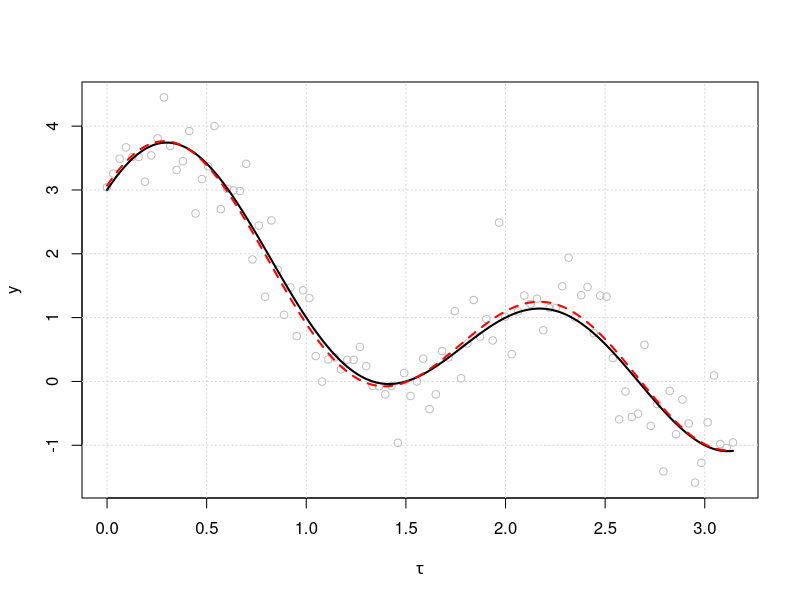
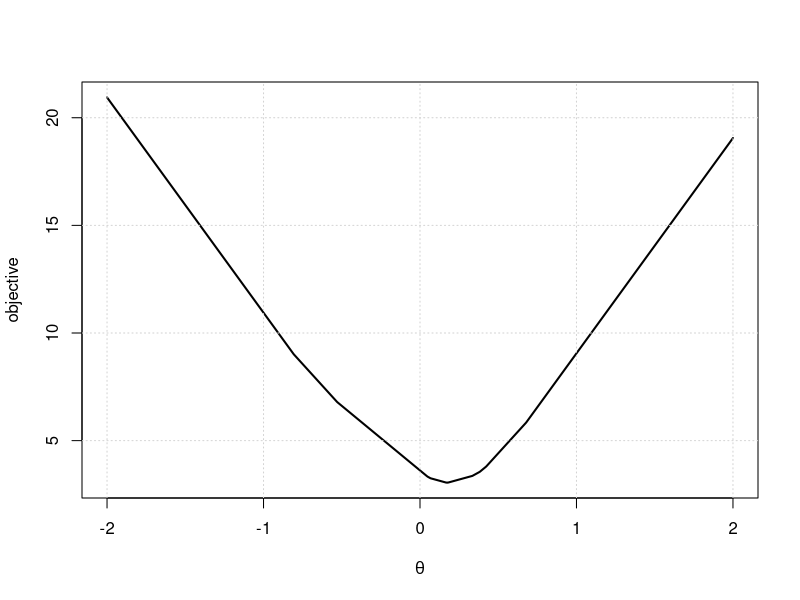
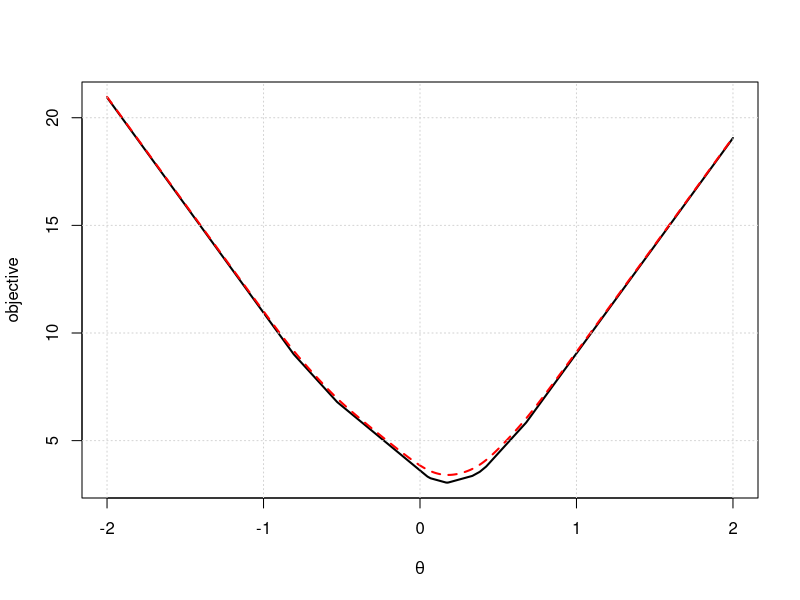
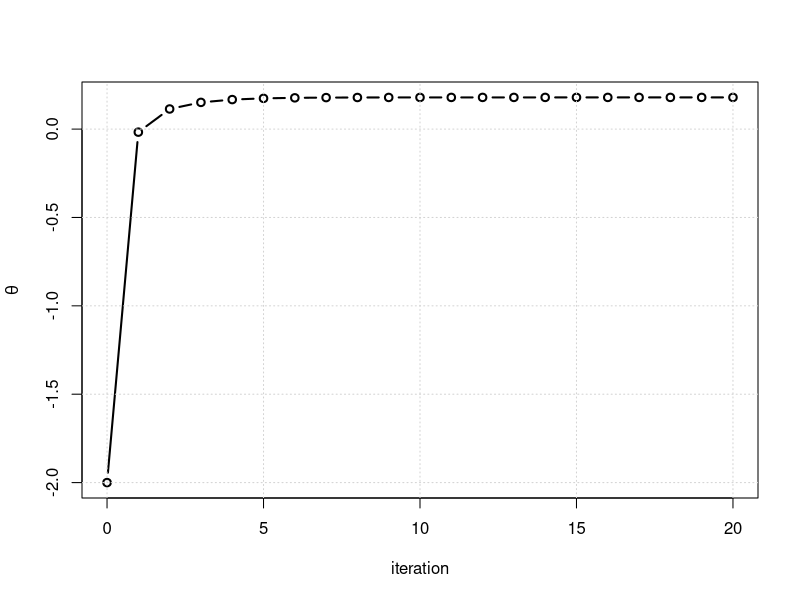
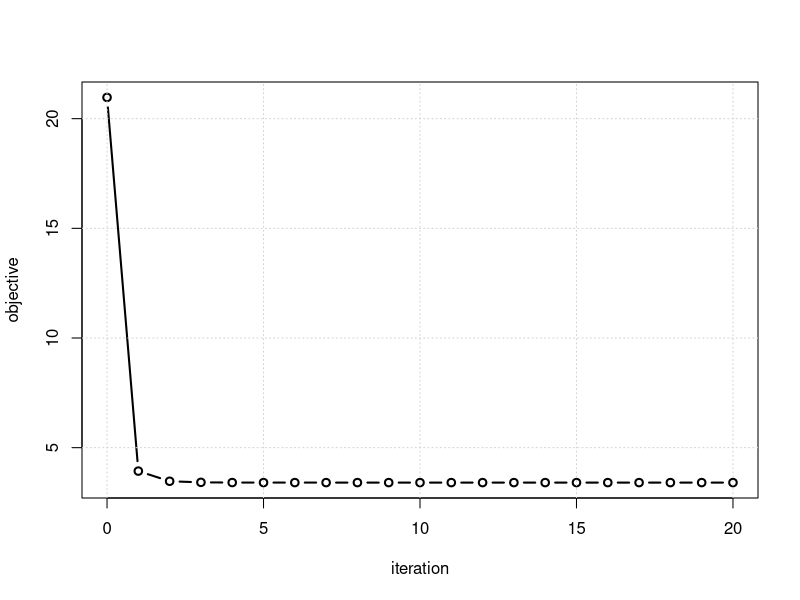
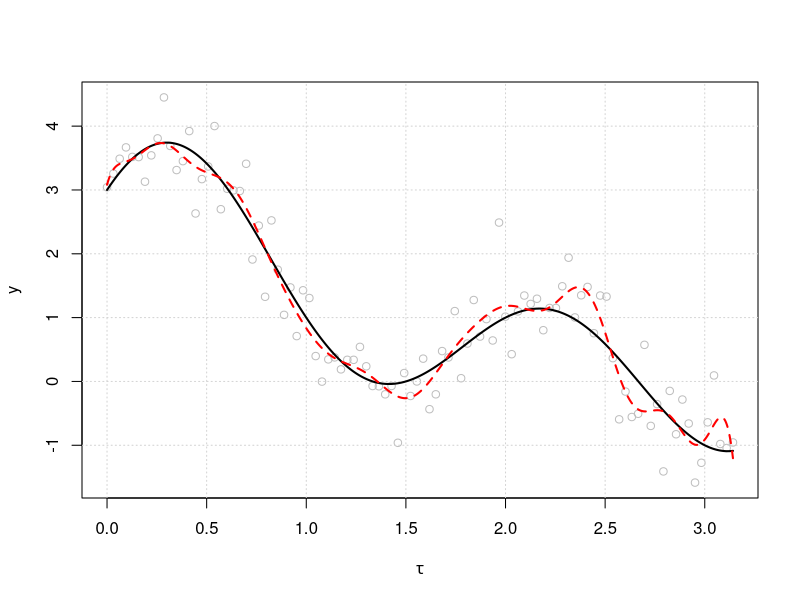
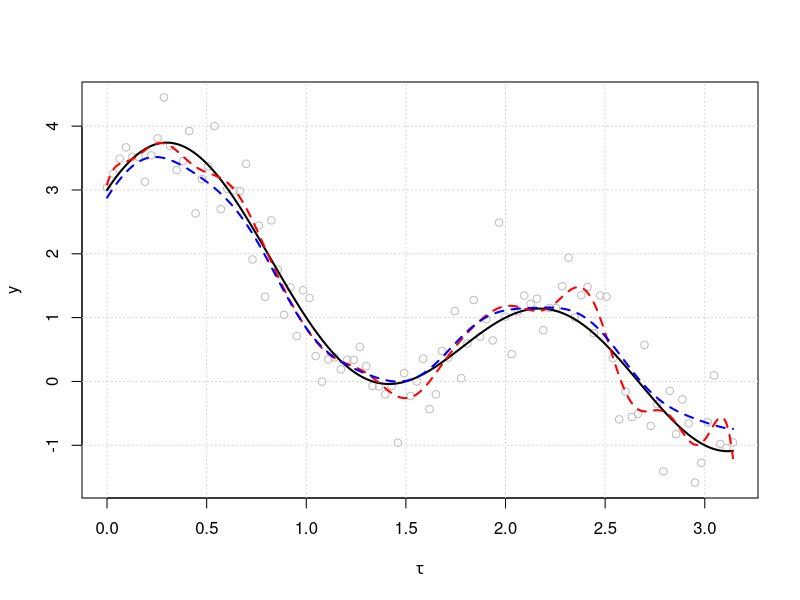
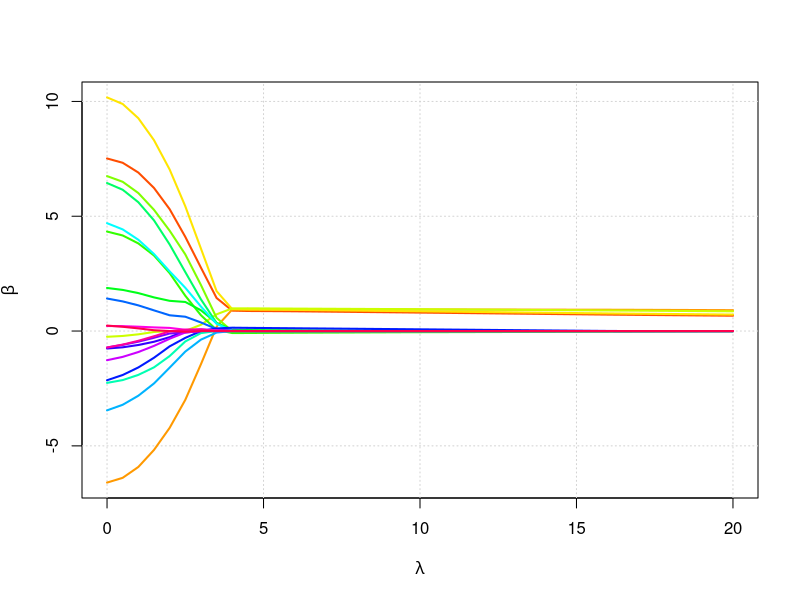

Source code (R) for these figures, in order:
## ---- chunk 1
knitr::opts_chunk$set(echo = TRUE)
## ---- chunk 2
# Set the number n
nn <- 100
# Generate the points
tau <- seq(0,pi,length.out=nn)
## ---- chunk 3
tau
## ---- chunk 4
# Begin by generating a column of 1s
XX <- cbind(rep(1,nn))
# Make a for loop to bind columns with cos and sin values of increasing frequency
for (kk in 1:2) {
  XX <- cbind(XX,sin(pi/2*tau*kk),cos(pi/2*tau*kk))
}
# Inspect the first 5 rows of XX
head(XX)
## ---- chunk 5
# Make theta vector
theta <- matrix(rep(1,5),5,1)
# Set a random seed
set.seed(200)
# Generate the y values
yy <- XX%*%theta + rnorm(nn,0,sqrt(1/4))
## ---- chunk 6
# Compute the ordinary least squares estimate
theta_ols <- solve(t(XX)%*%XX)%*%t(XX)%*%yy
# Inspect the obtained estimates
theta_ols
## ---- chunk 7
# Plot the data points
plot(tau,yy,col='grey',
     xlab=expression(tau),ylab='y')
# Plot a grid in the background
grid()
# Make a dummy tau sequence for your plotting device
dum <- seq(0,pi,length.out = 1000)
# Initialize a vector of alpha (theta[1]) to store the true model values
y_true <- rep(theta[1],1000)
# Add the sin and cos values to your model
for (kk in 1:2) {
  y_true <- y_true + theta[2*kk]*sin(pi/2*dum*kk) + theta[2*kk+1]*cos(pi/2*dum*kk)
}
# Plot the true curve on top of your points, in black
lines(dum,y_true,col='black',lwd=2)
# Initialize a vector of alpha* (theta_ols[1]) to store the ols model values
y_ols <- rep(theta_ols[1],1000)
# Add the sin and cos values to your model
for (kk in 1:2) {
  y_ols <- y_ols + theta_ols[2*kk]*sin(pi/2*dum*kk) + theta_ols[2*kk+1]*cos(pi/2*dum*kk)
}
# Plot the fitted curve on top of your points, in red
lines(dum,y_ols,col='red',lwd=2,lty=2)
## ---- chunk 8
# Set the number of observations to generate
nn <- 10
# Set a random seed
set.seed(200)
# Generate the uniformly distributed
yy <- 2*runif(nn)-1
## ---- chunk 9
# Make a dummy y sequence for your plotting device
dum <- seq(-2,2,length.out = 1000)
# Make a function that computes the objective value for any value of theta
objective <- function(theta) {
  sum(abs(yy-theta))
}
# Evaluate the objective function at each value of dum and store it in ff
ff <- sapply(dum,objective)
# Plot the objective function against the dummy sequence
plot(dum,ff,type='l',lwd=2,
     xlab=expression(theta),ylab='objective')
grid()
## ---- chunk 10
# Plot the objective function again
plot(dum,ff,type='l',lwd=2,
     xlab=expression(theta),ylab='objective')
# Set the value of epsilon
epsilon <- 0.01
# Make a function that computes the approximate objective value for any value of theta
approx_obj <- function(theta) {
  sum(sqrt((yy-theta)^2+epsilon))
}
# Evaluate the approximate objective function at each value of dum and store it in ff_eps
ff_eps <- sapply(dum,approx_obj)
# Plot the approximate objective function, in red
lines(dum,ff_eps,col='red',lwd=2,lty=2)
grid()
## ---- chunk 11
# Initialize the solution sequence with a theta^(0)=-2
theta_seq <- c(-2)
# Initialize the approximate objective sequence with the value evaluated at theta = -2
obj_seq <- c(approx_obj(-2))
# Set the number of iterations R
RR <- 20
# Begin the MM algorithm loop
for (rr in 2:(RR+1)) {
  # Compute the vector of weights
  ww <- 1/sqrt((yy-theta_seq[rr-1])^2+epsilon)
  # Compute the MM algorithm solution at the current iteration
  theta_seq[rr] <- sum(ww*yy)/sum(ww)
  # Compute the current approximate objective value
  obj_seq[rr] <- approx_obj(theta_seq[rr])
}
# Plot the solution sequence
plot(0:RR,theta_seq,type='b',lwd=2,cex=1,
     xlab='iteration',ylab=expression(theta))
grid()
# Plot the approximate objective value sequence
plot(0:RR,obj_seq,type='b',lwd=2,cex=1,
     xlab='iteration',ylab='objective')
grid()
## ---- chunk 12
# Print the final MM algorithm solution
theta_seq[RR+1]
# Compute the median using the function in R
median(yy)
## ---- chunk 13
# Set the number n
nn <- 100
# Generate the points
tau <- seq(0,pi,length.out=nn)
## ---- chunk 14
# Begin by generating a column of 1s
XX <- cbind(rep(1,nn))
# Set K
KK <- 10
# Make a for loop to bind columns with cos and sin values of increasing frequency
for (kk in 1:KK) {
  XX <- cbind(XX,sin(pi/2*tau*kk),cos(pi/2*tau*kk))
}
## ---- chunk 15
# Make theta vector
theta <- matrix(c(rep(1,5),rep(0,2*KK-4)),2*KK+1,1)
# Set a random seed
set.seed(200)
# Generate the y values
yy <- XX%*%theta + rnorm(nn,0,sqrt(1/4))
## ---- chunk 16
# Compute the ordinary least squares estimate
theta_ols <- solve(t(XX)%*%XX)%*%t(XX)%*%yy
# Inspect the obtained estimates
theta_ols
## ---- chunk 17
# Plot the data points
plot(tau,yy,col='grey',
     xlab=expression(tau),ylab='y')
# Plot a grid in the background
grid()
# Make a dummy tau sequence for your plotting device
dum <- seq(0,pi,length.out = 1000)
# Initialize a vector of alpha (theta[1]) to store the true model values
y_true <- rep(theta[1],1000)
# Add the sin and cos values to your model
for (kk in 1:KK) {
  y_true <- y_true + theta[2*kk]*sin(pi/2*dum*kk) + theta[2*kk+1]*cos(pi/2*dum*kk)
}
# Plot the true curve on top of your points, in black
lines(dum,y_true,col='black',lwd=2)
# Initialize a vector of alpha* (theta_ols[1]) to store the ols model values
y_ols <- rep(theta_ols[1],1000)
# Add the sin and cos values to your model
for (kk in 1:KK) {
  y_ols <- y_ols + theta_ols[2*kk]*sin(pi/2*dum*kk) + theta_ols[2*kk+1]*cos(pi/2*dum*kk)
}
# Plot the fitted curve on top of your points, in red
lines(dum,y_ols,col='red',lwd=2,lty=2)
## ---- chunk 18
# Set the number of iterations R
RR <- 2000
# Set lambda
lambda <- 10
# Get the dimensionality of the vector theta
DD <- length(theta)
# Create a function that takes a (r-1)th iteration estimate and computes the rth MM iteration
MM_step <- function(theta) {
  # Make a dummy vector to store the output
  output <- c()
  # Compute the inner product t(theta)*bar{x}_i for each i and store in a vector
  inner_prod <- XX%*%matrix(theta,length(theta),1)
  # Compute the update for coordinate j=1
  output[1] <- theta[1] + sum(XX[,1]*(yy-inner_prod))/(DD*sum(XX[,1]^2))
  # Begin a loop to compute the updates for j>2
  for (jj in 2:DD) {
    # Compute a_j
    aa <- theta[jj] + sum(XX[,jj]*(yy-inner_prod))/(DD*sum(XX[,jj]^2))
    # Compute b_j
    bb <- (lambda/2)/(DD*sum(XX[,jj]^2))
    # Compute the update for theta_j
    if (aa < -bb) {
      output[jj] <- aa + bb
    }
    if (abs(aa) <= bb) {
      output[jj] <- 0
    }
    if (aa > bb) {
      output[jj] <- aa - bb
    }
  }
  # Return output from the function
  return(output)
}
# Initialize the algorithm with the ordinary least squares estimates
theta_lasso <- theta_ols
# Run the algorithm for R iterations
for (rr in 1:RR) {
  theta_lasso <- MM_step(theta_lasso)
}
# Print the output
theta_lasso
## ---- chunk 19
# Plot the data points
plot(tau,yy,col='grey',
     xlab=expression(tau),ylab='y')
# Plot a grid in the background
grid()
# Make a dummy tau sequence for your plotting device
dum <- seq(0,pi,length.out = 1000)
# Initialize a vector of alpha (theta[1]) to store the true model values
y_true <- rep(theta[1],1000)
# Add the sin and cos values to your model
for (kk in 1:KK) {
  y_true <- y_true + theta[2*kk]*sin(pi/2*dum*kk) + theta[2*kk+1]*cos(pi/2*dum*kk)
}
# Plot the true curve on top of your points, in black
lines(dum,y_true,col='black',lwd=2)
# Initialize a vector of alpha* (theta_ols[1]) to store the ols model values
y_ols <- rep(theta_ols[1],1000)
# Add the sin and cos values to your model
for (kk in 1:KK) {
  y_ols <- y_ols + theta_ols[2*kk]*sin(pi/2*dum*kk) + theta_ols[2*kk+1]*cos(pi/2*dum*kk)
}
# Plot the fitted curve on top of your points, in red
lines(dum,y_ols,col='red',lwd=2,lty=2)
# Initialize a vector of alpha^lasso (theta_lasso[1]) to store the LASSO model values
y_lasso <- rep(theta_lasso[1],1000)
# Add the sin and cos values to your model
for (kk in 1:KK) {
  y_lasso <- y_lasso + theta_lasso[2*kk]*sin(pi/2*dum*kk) + theta_lasso[2*kk+1]*cos(pi/2*dum*kk)
}
# Plot the fitted curve on top of your points, in blue
lines(dum,y_lasso,col='blue',lwd=2,lty=2)
## ---- chunk 20
# Initialize the lambda sequence
lambda_seq <- seq(0,20,by=0.5)
# Initalize a matrix for storing the LASSO solution for each lambda
theta_mat <- matrix(NA,length(lambda_seq),DD)
# Put the OLS solution in the first row of the matrix
theta_mat[1,] <- theta_ols
# Begin a for loop that computes the solution for each lambda
for (ll in 2:length(lambda_seq)) {
  # Set lambda to the current value from the sequence
  lambda <- lambda_seq[ll]
  # Initialize the theta_lasso solution based on the previous solution from the matrix
  theta_lasso <- theta_mat[ll-1,]
  # We set R to be a smaller number than the previous case, since we are initializing closer to the optimal solution than before. This reduces the computational demand of the algorithm.
  RR <- 1000
  # Run the MM algorithm for R iterations
  for (rr in 1:RR) {
    theta_lasso <- MM_step(theta_lasso)
  }
  # Put the output into the storage matrix
  theta_mat[ll,] <- theta_lasso 
}
# Initialize a plot using the smallest and the largest coefficient values from the matrix
plot(c(min(lambda_seq),max(lambda_seq)),c(min(theta_mat[,-1]),max(theta_mat[,-1])),
     type='n',xlab=expression(lambda),ylab=expression(beta))
grid()
# Draw the solution path in a different color for each of the regression coefficients
for (jj in 2:DD) {
  lines(lambda_seq,theta_mat[,jj],lwd=2,col=rainbow(DD-1)[jj])
}
## ---- chunk 21
# Declare a value for d
dd <- 5
# Make the I_bar matrix
I_bar <- diag(c(0,rep(1,dd)))
# Display the matrix
I_bar
